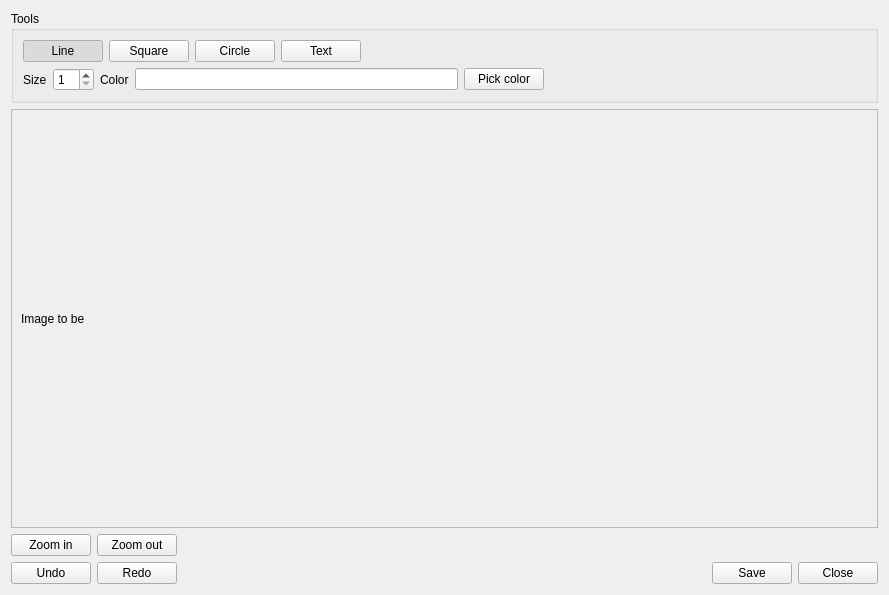
<?xml version="1.0" encoding="UTF-8"?>
<ui version="4.0">
 <class>AnnotateWindow_UI</class>
 <widget class="QWidget" name="AnnotateWindow_UI">
  <property name="geometry">
   <rect>
    <x>0</x>
    <y>0</y>
    <width>889</width>
    <height>595</height>
   </rect>
  </property>
  <property name="windowTitle">
   <string>Annotate</string>
  </property>
  <property name="locale">
   <locale language="English" country="World"/>
  </property>
  <layout class="QVBoxLayout" name="verticalLayout_3">
   <item>
    <widget class="QGroupBox" name="Annotate_ToolsGroup">
     <property name="title">
      <string>Tools</string>
     </property>
     <layout class="QVBoxLayout" name="verticalLayout">
      <item>
       <layout class="QHBoxLayout" name="horizontalLayout_2">
        <item>
         <widget class="QPushButton" name="Annotate_LineButton">
          <property name="text">
           <string>Line</string>
          </property>
          <property name="checkable">
           <bool>true</bool>
          </property>
          <property name="checked">
           <bool>true</bool>
          </property>
         </widget>
        </item>
        <item>
         <widget class="QPushButton" name="Annotate_SquareButton">
          <property name="text">
           <string>Square</string>
          </property>
          <property name="checkable">
           <bool>true</bool>
          </property>
         </widget>
        </item>
        <item>
         <widget class="QPushButton" name="Annotate_CircleButton">
          <property name="text">
           <string>Circle</string>
          </property>
          <property name="checkable">
           <bool>true</bool>
          </property>
         </widget>
        </item>
        <item>
         <widget class="QPushButton" name="Annotate_TextButton">
          <property name="text">
           <string>Text</string>
          </property>
          <property name="checkable">
           <bool>true</bool>
          </property>
         </widget>
        </item>
        <item>
         <spacer name="horizontalSpacer_2">
          <property name="orientation">
           <enum>Qt::Orientation::Horizontal</enum>
          </property>
          <property name="sizeHint" stdset="0">
           <size>
            <width>40</width>
            <height>20</height>
           </size>
          </property>
         </spacer>
        </item>
       </layout>
      </item>
      <item>
       <layout class="QHBoxLayout" name="horizontalLayout_3">
        <item>
         <widget class="QLabel" name="Annotate_SizeLabel">
          <property name="text">
           <string>Size</string>
          </property>
         </widget>
        </item>
        <item>
         <widget class="QSpinBox" name="Annotate_SizeSpinbox">
          <property name="minimum">
           <number>1</number>
          </property>
          <property name="maximum">
           <number>30</number>
          </property>
         </widget>
        </item>
        <item>
         <widget class="QLabel" name="Annotate_ColorLabel">
          <property name="text">
           <string>Color</string>
          </property>
         </widget>
        </item>
        <item>
         <widget class="QLineEdit" name="Annotate_ColorLineedit"/>
        </item>
        <item>
         <widget class="QPushButton" name="Annotate_ColorButton">
          <property name="text">
           <string>Pick color</string>
          </property>
         </widget>
        </item>
        <item>
         <spacer name="horizontalSpacer">
          <property name="orientation">
           <enum>Qt::Orientation::Horizontal</enum>
          </property>
          <property name="sizeHint" stdset="0">
           <size>
            <width>40</width>
            <height>20</height>
           </size>
          </property>
         </spacer>
        </item>
       </layout>
      </item>
     </layout>
    </widget>
   </item>
   <item>
    <widget class="QScrollArea" name="Annotate_ImageScrollarena">
     <property name="widgetResizable">
      <bool>true</bool>
     </property>
     <widget class="QWidget" name="scrollAreaWidgetContents">
      <property name="geometry">
       <rect>
        <x>0</x>
        <y>0</y>
        <width>869</width>
        <height>388</height>
       </rect>
      </property>
      <layout class="QVBoxLayout" name="verticalLayout_2">
       <item>
        <widget class="QLabel" name="Annotate_ImageLabel">
         <property name="text">
          <string>Image to be</string>
         </property>
        </widget>
       </item>
      </layout>
     </widget>
    </widget>
   </item>
   <item>
    <layout class="QHBoxLayout" name="horizontalLayout_5">
     <item>
      <widget class="QPushButton" name="Annotate_ZoomInButton">
       <property name="text">
        <string>Zoom in</string>
       </property>
       <property name="icon">
        <iconset theme="QIcon::ThemeIcon::ZoomIn"/>
       </property>
      </widget>
     </item>
     <item>
      <widget class="QPushButton" name="Annotate_ZoomOutButton">
       <property name="text">
        <string>Zoom out</string>
       </property>
       <property name="icon">
        <iconset theme="QIcon::ThemeIcon::ZoomOut"/>
       </property>
      </widget>
     </item>
     <item>
      <spacer name="horizontalSpacer_4">
       <property name="orientation">
        <enum>Qt::Orientation::Horizontal</enum>
       </property>
       <property name="sizeHint" stdset="0">
        <size>
         <width>40</width>
         <height>20</height>
        </size>
       </property>
      </spacer>
     </item>
    </layout>
   </item>
   <item>
    <layout class="QHBoxLayout" name="horizontalLayout_4">
     <item>
      <widget class="QPushButton" name="Annotate_UndoButton">
       <property name="text">
        <string>Undo</string>
       </property>
       <property name="icon">
        <iconset theme="QIcon::ThemeIcon::EditUndo"/>
       </property>
      </widget>
     </item>
     <item>
      <widget class="QPushButton" name="Annotate_RedoButton">
       <property name="text">
        <string>Redo</string>
       </property>
       <property name="icon">
        <iconset theme="QIcon::ThemeIcon::EditRedo"/>
       </property>
      </widget>
     </item>
     <item>
      <spacer name="horizontalSpacer_3">
       <property name="orientation">
        <enum>Qt::Orientation::Horizontal</enum>
       </property>
       <property name="sizeHint" stdset="0">
        <size>
         <width>40</width>
         <height>20</height>
        </size>
       </property>
      </spacer>
     </item>
     <item>
      <widget class="QPushButton" name="Annotate_SaveButton">
       <property name="text">
        <string>Save</string>
       </property>
      </widget>
     </item>
     <item>
      <widget class="QPushButton" name="Annotate_CloseButton">
       <property name="text">
        <string>Close</string>
       </property>
      </widget>
     </item>
    </layout>
   </item>
  </layout>
 </widget>
 <resources/>
 <connections/>
</ui>
